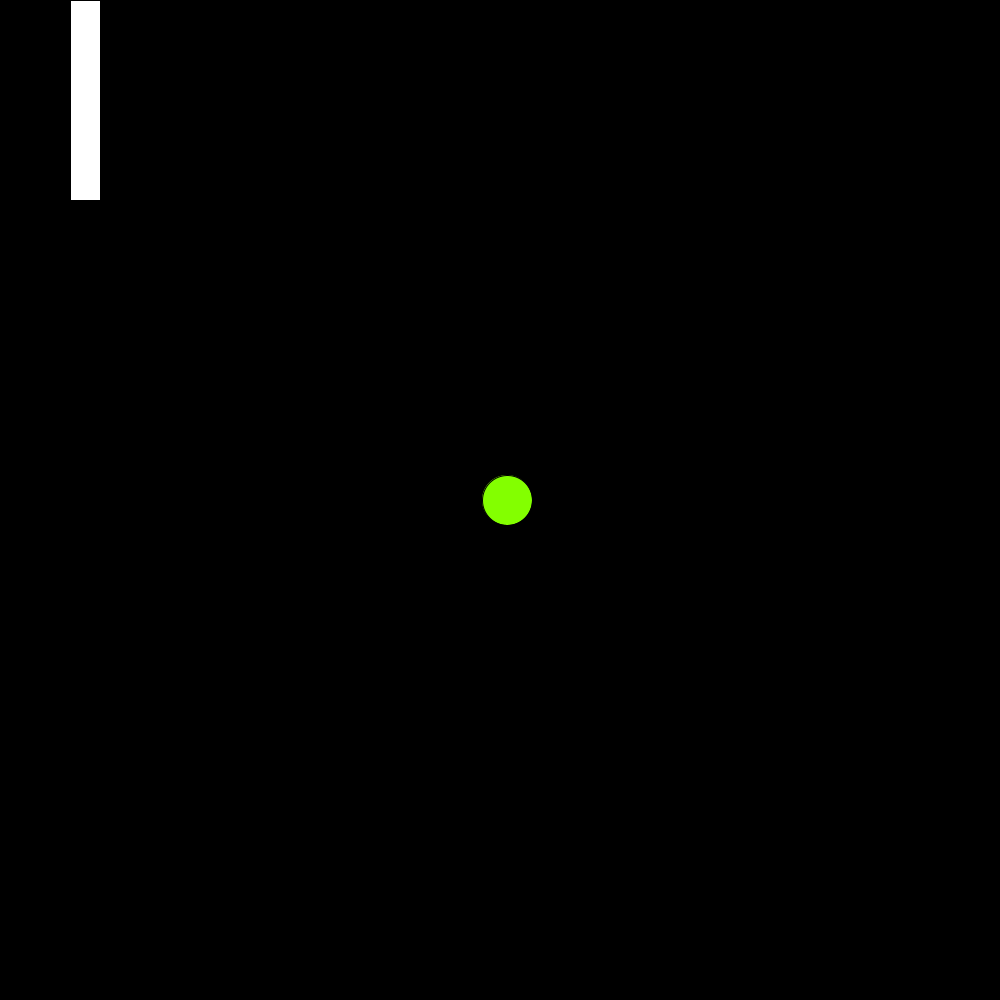
Frame 1 (no input)
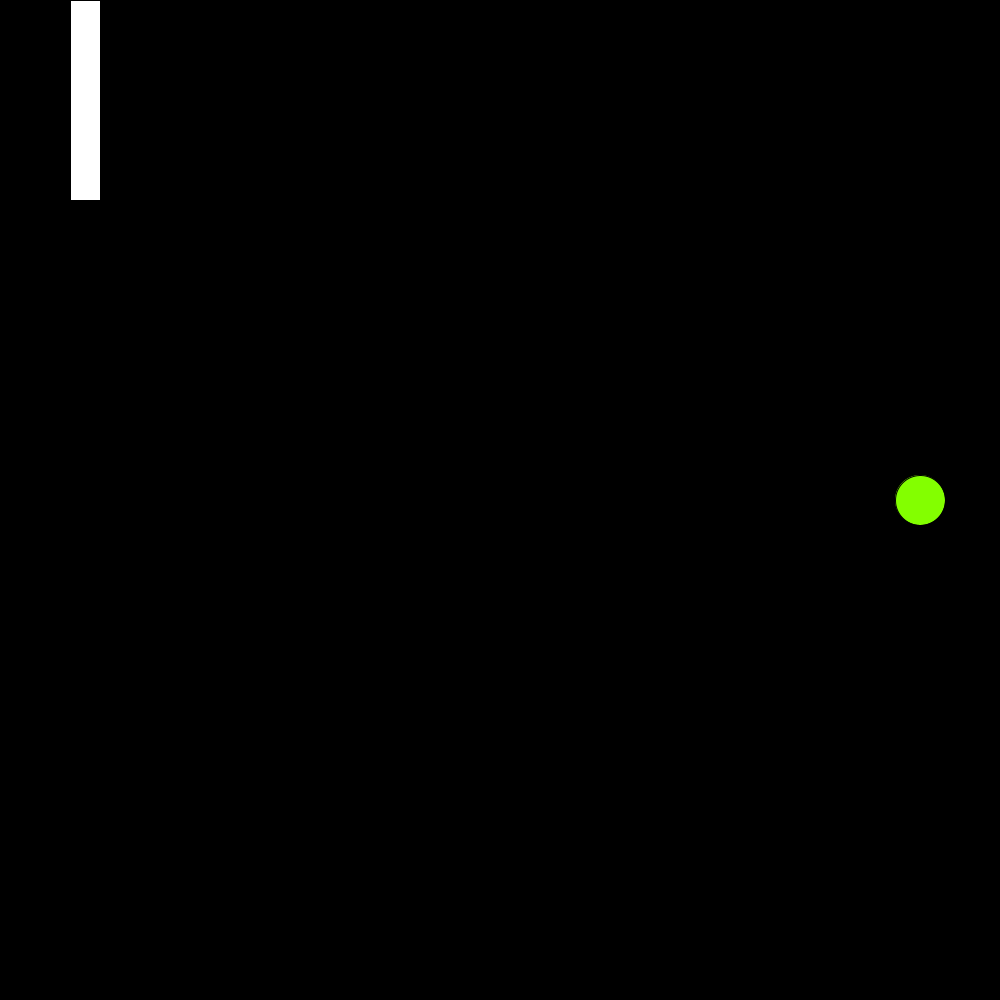
Frame 60 (the mouse pressed at the canvas centre just before this capture)
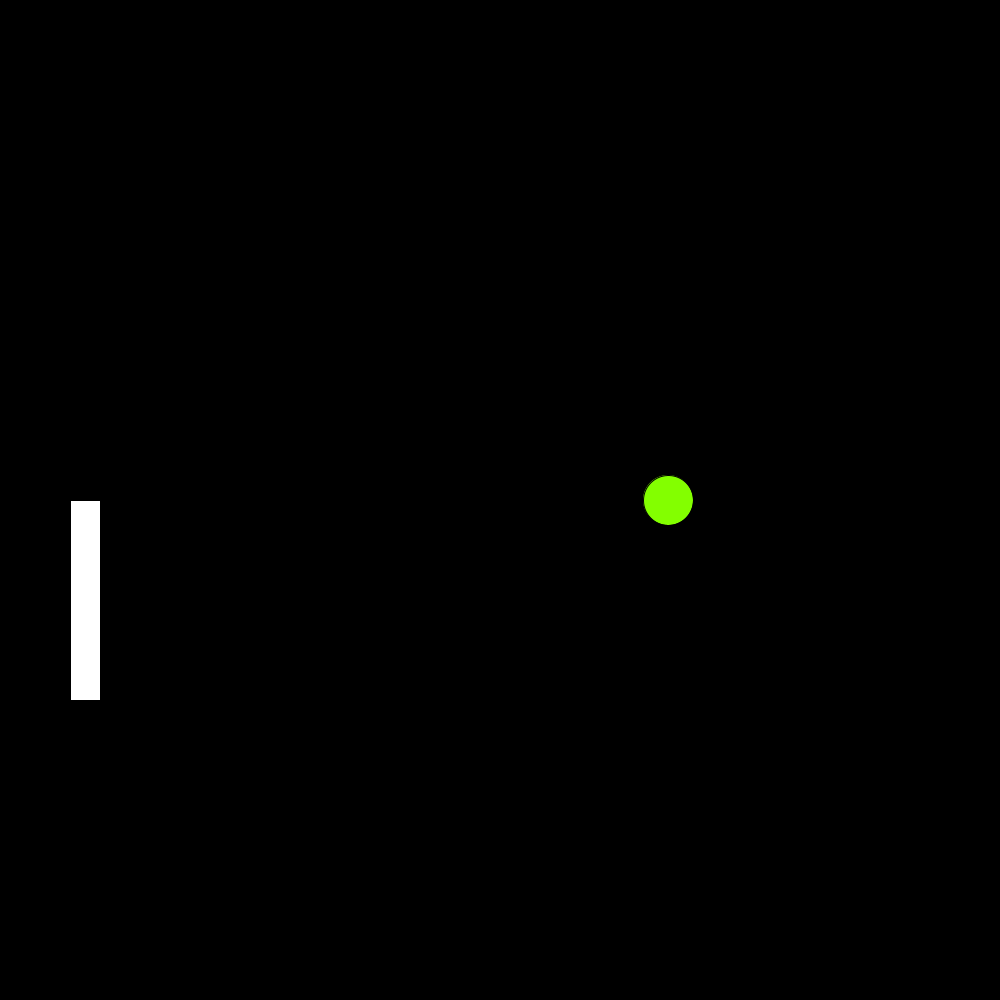
Frame 120 (the mouse held since frame 60 and released just before this capture)

The Processing sketch that drew these frames (run headless with seeded random() and noise(); from frame 60 on, the mouse is pressed at the canvas centre):

// Processing sketch: pong
// ── pong.pde
int ballX=500;
int xSpeed=7;
int ballY=500;
int paddleX = 100;
int paddleY = mouseY;
int paddleLength = 200;

void setup() {
  size (1000, 1000);
  background(#000000);
}


void draw() {
  if (ballX > width) {
    xSpeed = -xSpeed;
  }
  if (ballX < 0) {
    xSpeed = -xSpeed;
  }
  if (ballY > height) {
    xSpeed = -xSpeed;
  }
  background (#000000);
  fill(#83FF00);
  ballX+=xSpeed;
  ellipse(ballX, 500, 50, 50);
  fill(#FFFFFF);
  rect(paddleX, mouseY, -30, 200);
  }
  
boolean intersects(int ballX, int ballY, int paddleX, int paddleY,
int paddleLength) {
    if (ballX < paddleX && ballY > paddleY && ballY < paddleY)
        return true;
    else
        return false;
}
